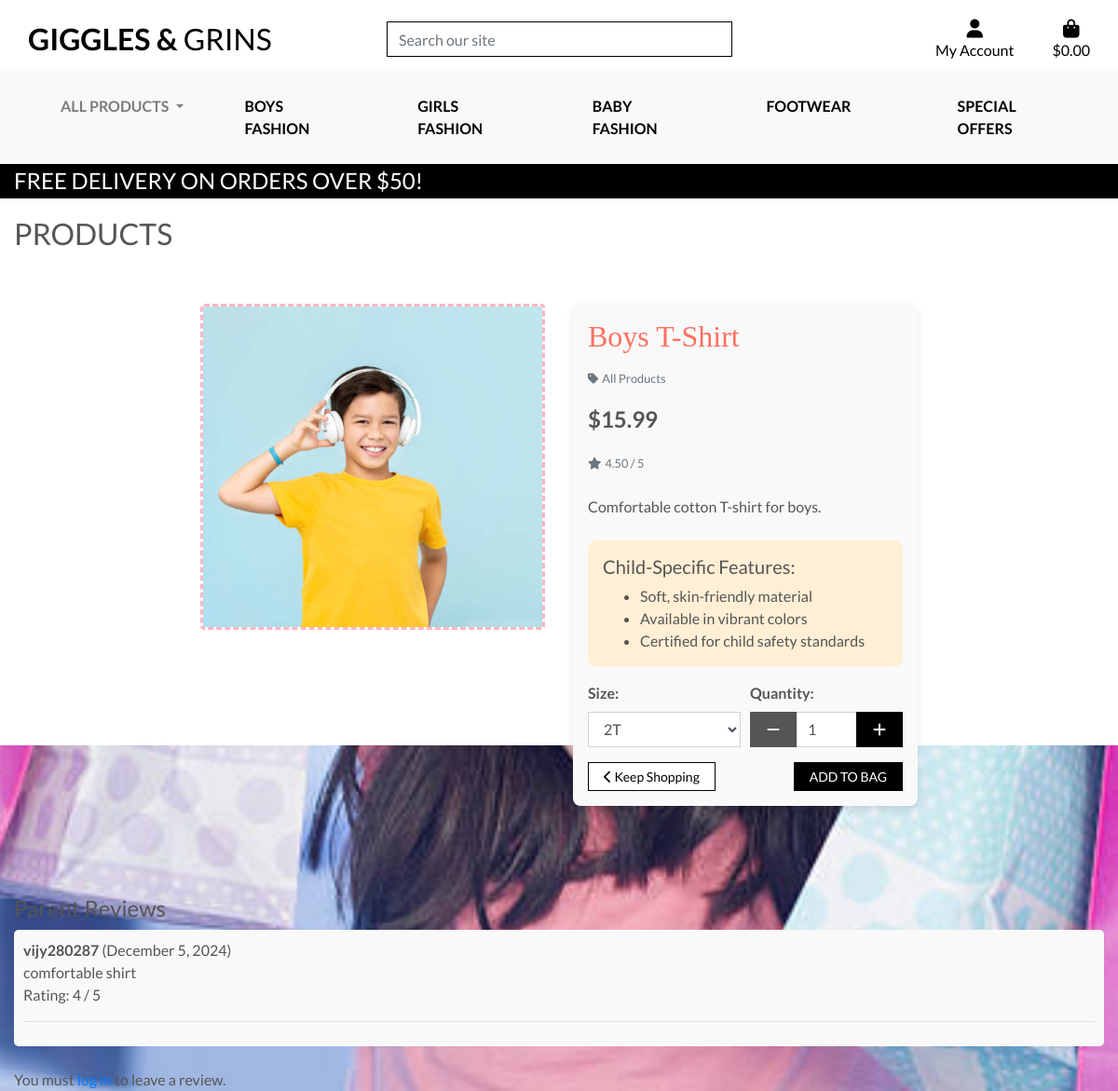
The page /products/1/ on the database its author committed.
### products/models.py (models this page shows, shortened)
class Product(models.Model):
    category = models.ForeignKey('Category', null=True, blank=True, on_delete=models.SET_NULL)
    subcategory = models.ForeignKey('Subcategory', null=True, blank=True, on_delete=models.SET_NULL, related_name="products")
    sku = models.CharField(max_length=254, null=True, blank=True)
    name = models.CharField(max_length=254)
    description = models.TextField()
    has_sizes = models.BooleanField(default=False, null=True, blank=True)
    price = models.DecimalField(max_digits=6, decimal_places=2)
    rating = models.DecimalField(max_digits=6, decimal_places=2, null=True, blank=True)
    image_url = models.URLField(max_length=1024, null=True, blank=True)
    image = models.ImageField(upload_to='product_images/', blank=True, null=True)
    has_sizes = models.BooleanField(default=True)

class Category(models.Model):
    name = models.CharField(max_length=254)
    friendly_name = models.CharField(max_length=254, null=True, blank=True)
    description = models.TextField(null=True, blank=True)
    class Meta:
        verbose_name_plural = 'Categories'

class Review(models.Model):
    product = models.ForeignKey('Product', on_delete=models.CASCADE, related_name='reviews')
    user = models.ForeignKey(User, on_delete=models.CASCADE)
    comment = models.TextField()
    rating = models.PositiveIntegerField(null=True, blank=True)
    created_at = models.DateTimeField(auto_now_add=True)

### products/views.py (the view, shortened to what this page needs)
# urls.py: path('<int:product_id>/', views.product_detail, name='product_detail'),
def product_detail(request, product_id):
    product = get_object_or_404(Product, pk=product_id)
    reviews = product.reviews.all()
    form = ReviewForm()
    context = {
        'product': product,
        'current_categories': Category.objects.all(),
        'reviews': reviews,
        'form': form,
    }
    return render(request, 'products/product_detail.html', context)

### products/forms.py
class ReviewForm(forms.ModelForm):
    class Meta:
        model = Review
        fields = ['comment', 'rating']
        widgets = {
            'comment': forms.Textarea(attrs={'class': 'form-control', 'rows': 4}),
            'rating': forms.NumberInput(attrs={'class': 'form-control', 'min': 1, 'max': 5}),
        }

### bag/contexts.py (called while the page is built, shortened)
def bag_contents(request):
    bag_items = []
    total = 0
    product_count = 0
    bag = request.session.get('bag', {})
    if total < settings.FREE_DELIVERY_THRESHOLD:
        delivery = total * Decimal(settings.STANDARD_DELIVERY_PERCENTAGE / 100)
        free_delivery_delta = settings.FREE_DELIVERY_THRESHOLD - total
    else:
        delivery = 0
        free_delivery_delta = 0
    grand_total = delivery + total
    context = {
        'bag_items': bag_items,
        'total': total,
        'product_count': product_count,
        'delivery': delivery,
        'free_delivery_delta': free_delivery_delta,
        'free_delivery_threshold': settings.FREE_DELIVERY_THRESHOLD,
        'grand_total': grand_total,
    }
    return context

### products/context_processors.py (called while the page is built)
def categories_with_subcategories(request):
    categories = Category.objects.prefetch_related("subcategories").all()
    return {"categories_with_subcategories": categories}

### products/templates/products/product_detail.html (shortened to what this page needs)
{% extends "base.html" %}
{% load static %}
{% block page_header %}
    <div class="container header-container">
    </div>
{% endblock %}
{% block content %}
    <div class="overlay"></div>
    <div class="container-fluid mt-5">
        <h2 class="logo-font">Products</h2>
        <div class="row">
            <div class="col-12 col-md-6 col-lg-4 offset-lg-2">
                <div class="image-container my-5">
                    {% if product.image %}
                        <a href="{{ product.image.url }}" target="_blank">
                            <img class="card-img-top img-fluid rounded" src="{{ product.image.url }}" alt="{{ product.name }}" style="border: 3px dashed #ffb6c1;">
                        </a>
                    {% else %}
                        <a href="#">
                            <img class="card-img-top img-fluid" src="{{ MEDIA_URL }}noimage.png" alt="{{ product.name }}">
                        </a>
                    {% endif %}
                </div>
            </div>
            <div class="col-12 col-md-6 col-lg-4">
                <div class="product-details-container mb-5 mt-md-5 p-3" style="background-color: #f9f9f9; border-radius: 8px; box-shadow: 0 4px 8px rgba(0, 0, 0, 0.1);">
                    <h2 class="mb-3" style="font-family: 'Comic Sans MS', cursive; color: #ff6f61;">{{ product.name }}</h2>
                    {% if product.category %}
                    <p class="small mt-1 mb-3">
                        <a class="text-muted" href="{% url 'products' %}?category={{ product.category.name }}">
                            <i class="fas fa-tag mr-1"></i>{{ product.category.friendly_name }}
                        </a>
                    </p>
                    {% endif %}
                    <p class="lead mb-3 text-left font-weight-bold" style="font-size: 1.5rem;">${{ product.price }}</p>
                    {% if product.rating %}
                        <small class="text-muted"><i class="fas fa-star mr-1"></i>{{ product.rating }} / 5</small>
                    {% else %}
                        <small class="text-muted">No Rating</small>
                    {% endif %}
                    <p class="mt-4">{{ product.description }}</p>
                    <div class="child-features mt-4 p-3" style="background-color: #ffefd5; border-radius: 10px;">
                        <h5>Child-Specific Features:</h5>
                        <ul class="mb-0">
                            <li>Soft, skin-friendly material</li>
                            <li>Available in vibrant colors</li>
                            <li>Certified for child safety standards</li>
                        </ul>
                    </div>
                    <form class="form" action="{% url 'add_to_bag' product.id %}" method="POST">
                        {% with product.has_sizes as s %}
                        <div class="form-row align-items-center mt-3">
                           {% if s %}
                               <div class="col-6">
                                   <label for="id_product_size"><strong>Size:</strong></label>
                                   <select class="form-control rounded-0" name="product_size" id="id_product_size">
                                      <option value="2t">2T</option>
                                  </select>
                             </div>
                        {% endif %}
                        <div class="{% if s %}col-6{% else %}col-12{% endif %}">
                            <label for="id_qty_{{ product.id }}"><strong>Quantity:</strong></label>
                            <div class="input-group">
                                <div class="input-group-prepend">
                                    <button class="decrement-qty btn btn-black rounded-0"
                                        data-item_id="{{ product.id }}" id="decrement-qty_{{ product.id }}">
                                        <span class="icon">
                                            <i class="fas fa-minus"></i>
                                        </span>
                                    </button>
                                </div>
                                <input class="form-control qty_input" type="number"
                                    name="quantity" value="1" min="1" max="99"
                                    data-item_id="{{ product.id }}"
                                    id="id_qty_{{ product.id }}">
                                <div class="input-group-append">
                                    <button class="increment-qty btn btn-black rounded-0"
                                        data-item_id="{{ product.id }}" id="increment-qty_{{ product.id }}">
                                        <span class="icon">
                                            <i class="fas fa-plus"></i>
                                        </span>
                                    </button>
                                </div>
                            </div>
                        </div>
                    </div>
                    {% endwith %}
                        <div class="form-row align-items-center mt-3">
                            <div class="col-6 d-flex align-items-center">
                                <a href="{% url 'products' %}" class="btn btn-outline-black btn-sm rounded-0 py-1 px-3">
                                    <i class="fas fa-chevron-left"></i> Keep Shopping
                                </a>
                            </div>
                            <div class="col-6 d-flex justify-content-end">
                                <input type="submit" class="btn btn-black btn-sm rounded-0 text-uppercase py-1 px-3" value="Add to Bag">
                            </div>
                        </div>
                    </form>
                </div>
            </div>
        </div>
        <div class="reviews mt-5">
            <h4>Parent Reviews</h4>
            {% if reviews %}
                {% for review in reviews %}
                    <div class="review mb-4">
                        <p><strong>{{ review.user.username }}</strong> ({{ review.created_at|date:"F j, Y" }})</p>
                        <p>{{ review.comment }}</p>
                        {% if review.rating %}
                            <p>Rating: {{ review.rating }} / 5</p>
                        {% endif %}
                        <hr>
                    </div>
                {% endfor %}
            {% else %}
                <p class="text-muted">No reviews yet. Be the first to review!</p>
            {% endif %}
        </div>
        {% if user.is_authenticated %}
            <div class="submit-review mt-5">
                <h5>Leave a Review</h5>
                <form method="POST">
                    {% csrf_token %}
                    {{ form.as_p }}
                    <button type="submit" class="btn btn-black">Submit Review</button>
                </form>
            </div>
        {% else %}
            <p class="mt-3">You must <a href="{% url 'login' %}">log in</a> to leave a review.</p>
        {% endif %}
    </div>
{% endblock %}

### static/css/base.css (style rules this page uses)
html { height: 100%; margin: 0; padding: 0; }
body { background: url('/media/bckground_img.jpg') no-repeat center center fixed; background-size: cover; background-color: #ADD8E6; color: #555; font-family: 'Lato'; height: 100vh; }
.container { margin-top: 20px; }
.icon { align-items: center; display: inline-flex; justify-content: center; height: 1.5rem; width: 1.5rem; }
.logo-font { text-transform: uppercase; text-align: left; }
h2.logo-font { margin-top:1.5rem ; }
.btn-black { background: black; color: white; }
.btn-outline-black { background: white; color: black !important; border: 1px solid black; }
.card-img-top { height: 350px; object-fit: cover; width: 100%; }
.overlay { height: 100%; width: 100%; top: 0; left: 0; position: fixed; background: white; z-index: -1; height: 100vh; width: 100vw; }
.review { padding: 10px; background-color: #f9f9f9; border-radius: 5px; }
.review p { margin: 0; }
@media (min-width: 1200px) { .container { max-width: 80%; } }
@media (min-width: 992px) { .header-container { padding-top: 164px; } }

### rows shown on the page
Product: image (picture), name "Boys T-Shirt", category.friendly_name "All Products", price "15.99", rating "4.50", description "Comfortable cotton T-shirt for boys.", quantity "1"
Review: user.username "vijy280287", created_at "December 5, 2024", comment "comfortable shirt", rating "4"

### other values the page prints
{{ free_delivery_threshold }} "50"
